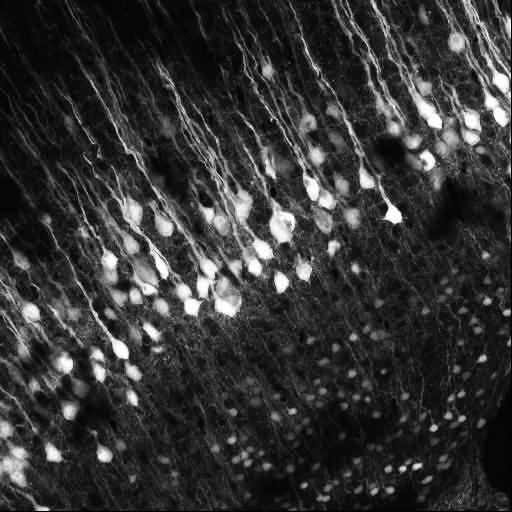
#> input picture data/cells.png, 512 x 512 px
$ jupyter execute fourier.ipynb   (shell and % lines are left out)
#> lines starting #> are read from the running program, lines starting #| are printed output that depends on the picture
# [Lab Session 3](fourier.ipynb)

[cell 1]
import numpy as np
import matplotlib.pyplot as plt

from skimage.transform import resize

**[Task 1 (a).]()** Load the first image, resize it to (256, 256) and display it.

[cell 2]
cell_img = plt.imread('data/cells.png')
#> cell_img is the input picture: shape (512, 512) float32; min 0, max 1, mean 0.206
plt.imshow(cell_img)
cell_img = resize(cell_img, (256,256))
#> cell_img: shape (256, 256) float32
plt.imshow(cell_img, cmap='gray')

**[Task 1 (b).]()** Apply the fast Fourier transform and check the data type of the result.

[cell 3]
cell_ft = np.fft.fft2(cell_img)
print(cell_ft.dtype)
#| complex128

**[Task 1 (c).]()** Extract the phase and amplitude and display them.

[cell 4]
amplitude = np.abs(cell_ft)
phase = np.angle(cell_ft)
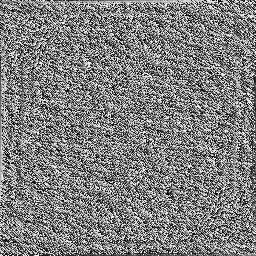
#> phase: shape (256, 256) float64; min -3.14, max 3.14, mean 1.65e-17; drawn with min black and max white

[cell 5]
plt.figure()
plt.subplot(1, 2, 1)
plt.imshow(np.log(amplitude), 'gray')
plt.subplot(1, 2, 2)
plt.imshow(phase, 'gray')

**[Task 1 (d).]()** Do a shift so that zero is displayed in the center of the image and show amplitude and phase again.

[cell 6]
cell_ft0 = np.fft.fftshift(cell_ft)
amplitudecsh = np.abs(cell_ft0)
phasecsh = np.angle(cell_ft0)
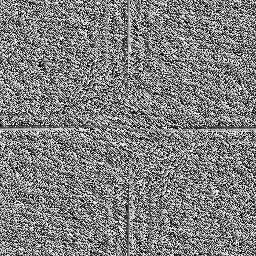
#> phasecsh: shape (256, 256) float64; min -3.14, max 3.14, mean 1.56e-17; drawn with min black and max white
plt.figure()
plt.subplot(1, 2, 1)
plt.imshow(np.log(amplitudecsh), 'gray')
plt.subplot(1, 2, 2)
plt.imshow(phasecsh, 'gray')

**[Task 1 (e).]()** Apply the inverse FFT and display the restored image.

[cell 7]
cell_ft_sr = np.fft.ifftshift(cell_ft0)
cell_ft_ifft = np.fft.ifft2(cell_ft_sr)

amplitude = np.abs(cell_ft_ifft)
phase2 = np.angle(cell_ft_ifft)
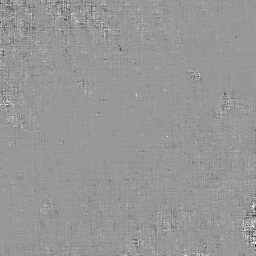
#> phase2: shape (256, 256) float64; min -1.07e-14, max 7.34e-15, mean -9.63e-18; drawn with min black and max white
plt.figure()
plt.subplot(1, 2, 1)
plt.imshow(amplitude, 'gray')

---

**[Task 2 (a).]()** Load the brain CT image.

[cell 8]
brainct = plt.imread('data/brain_ct.png')
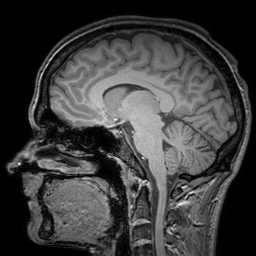
#> input picture data/brain_ct.png, 256 x 256 px
#> brainct is the input picture: shape (256, 256) float32; min 0, max 1, mean 0.239
plt.imshow(brainct)

**[Task 2 (b).]()** Apply the FFT, do a shift, extract amplitude and phase.

[cell 9]
brainct_ft = np.fft.fft2(brainct)
brain_ftsh = np.fft.fftshift(brainct_ft)


amplitude_br = np.abs(brain_ftsh)
phase_br = np.angle(brain_ftsh)
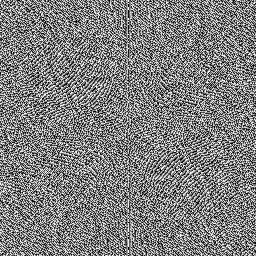
#> phase_br: shape (256, 256) float64; min -3.14, max 3.14, mean 0.000144; drawn with min black and max white

[cell 10]
def to_complex_array(amplitude_array, phase_array):
    return amplitude_array * np.exp(1j * phase_array)

**[Task 2 (c).]()** Merge the amplitude of the brain CT and the phase of cell image. Do the IFFT and display the resulting image.

[cell 11]
brainct_ft = np.fft.fft2(brainct)
cell_ft = np.fft.fft2(cell_img)

amplitudebrain = np.abs(brainct_ft)
phasecells = np.angle(cell_ft)

merged_2c = to_complex_array(amplitudebrain, phasecells)
merged_2c_ifft = np.fft.ifft2(merged_2c)
plt.imshow(merged_2c_ifft.real, cmap='gray')

**[Task 2 (d).]()** Repeat this with the amplitude of the cells and the phase of the brain.

[cell 12]
brainct_ft = np.fft.fft2(brainct)
cell_ft = np.fft.fft2(cell_img)

amplitudecell = np.abs(cell_ft)
phasebrain = np.angle(brainct_ft)
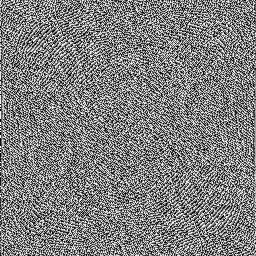
#> phasebrain: shape (256, 256) float64; min -3.14, max 3.14, mean 0.000144; drawn with min black and max white

merged_2d = to_complex_array(amplitudecell, phasebrain)
merged_2d_ifft = np.fft.ifft2(merged_2d)
plt.imshow(merged_2d_ifft.real, cmap='gray')

# Vor allem die Phase ist Informationsträger
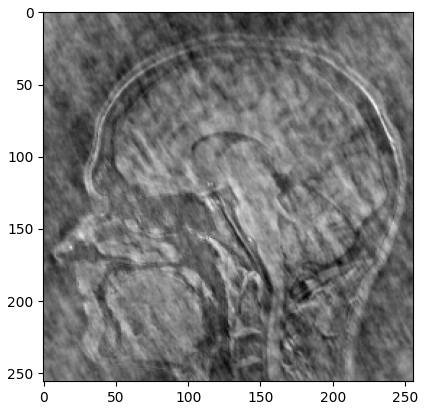
#> figure drawn by matplotlib, 1 panel

---

**[Task 3 (a).]()** Create a lowpass filter mask.

[cell 13]
lowpass = np.zeros_like(cell_img)
filter_window_size = 25
filter_window_size_2 = filter_window_size //2
center = lowpass.shape[0] // 2
#> center = 128
start, end = center - filter_window_size_2, center + filter_window_size_2
#> start = 116; end = 140

lowpass[start:end, start:end] = 1

**[Task 3 (b).]()** Create a highpass filter maks.

[cell 14]
highpass = 1-lowpass

**[Task 3 (c).]()** Apply the lowpass and highpass filter mask to the amplitude of the brain and display the results.

[cell 15]
amplitude_br = np.abs(brain_ftsh)

amplitude_low = amplitude_br * lowpass
amplitude_high = amplitude_br * highpass
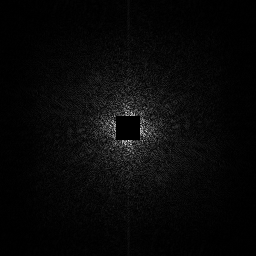
#> amplitude_high: shape (256, 256) float64; min 0, max 340.4, mean 11.7; drawn with min black and max white


plt.subplot(1,3,1)
plt.title('Lowpass')
plt.imshow(np.log(amplitude_low))

plt.subplot(1,3,2)
plt.title('Highpass')
plt.imshow(np.log(amplitude_high))

plt.subplot(1,3,3)
plt.title('None')
plt.imshow(np.log(amplitude_br))
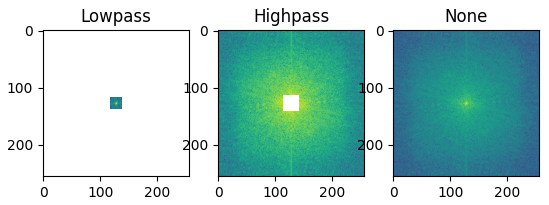
#> figure drawn by matplotlib, 3 panels

**[Task 3 (d).]()** Apply the mask to the amplitude, merge the result with the phase and restore the image.

[cell 16]
phase_br = np.angle(brain_ftsh)

# Merge filtered image with phase of brain
merged_low = to_complex_array(amplitude_low, phase_br)
merged_high = to_complex_array(amplitude_high, phase_br)

# Reverse shift
merged_low_sr = np.fft.ifftshift(merged_low)
merged_high_sr = np.fft.ifftshift(merged_high)

# Ifft
merged_low_ifft = np.fft.ifft2(merged_low_sr)
merged_high_ifft = np.fft.ifft2(merged_high_sr)

plt.subplot(1,3,1)
plt.title('restored low')
plt.imshow(merged_low_ifft.real)

plt.subplot(1,3,2)
plt.title('restored high')
plt.imshow(merged_high_ifft.real)

plt.subplot(1,3,3)
plt.title('original')
plt.imshow(brainct)
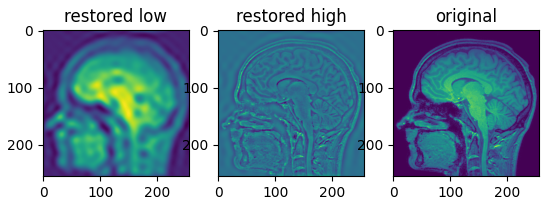
#> figure drawn by matplotlib, 3 panels

---

**[Task 4 (a).]()** Implement a function that computes the 2D-DFT.

[cell 17]
def twod_dft(img):
    dft = np.zeros(img.shape, dtype=complex)
    M, N = img.shape
#> M = 256; N = 256
    for u in range (M) :
        for v in range (N) :
            sumuv = 0
            for x in range (M) :
                for y in range (N) :
                    exponent = -2j * np.pi * ((u * x / M) + (v * y / N))
                    sumuv += img[x, y] * np.exp(exponent)
            dft[u, v] = sumuv * 1/(M*N)
    return dft

i_tried = twod_dft(brainct)
